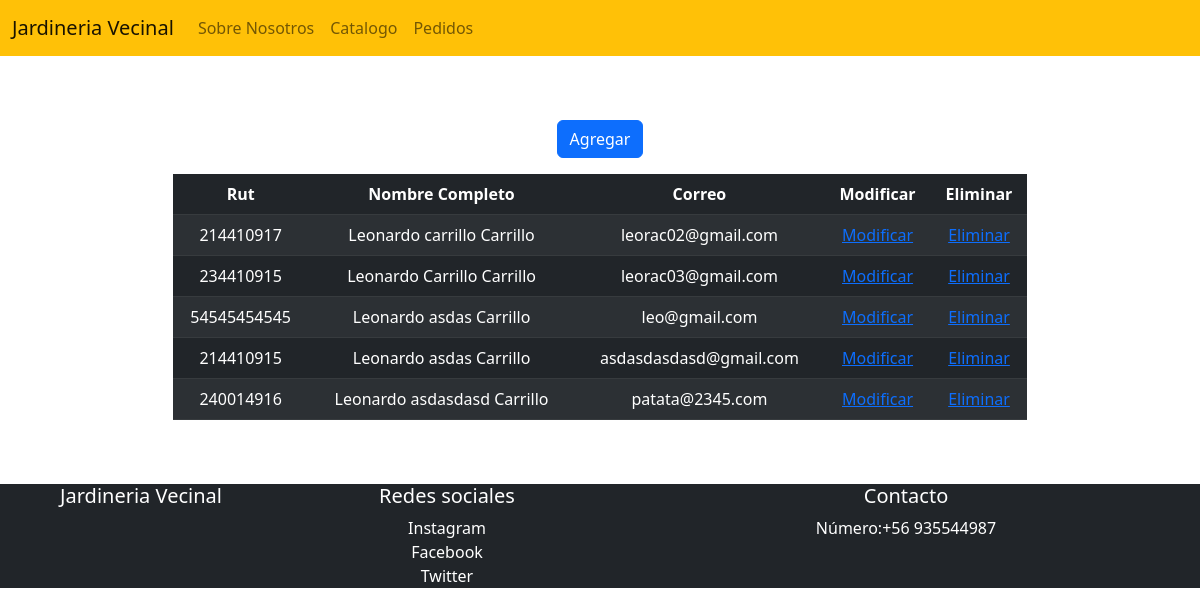
The app's page /JardinVecino/crud with its own data.
### JardinVecino/models.py (models this page shows, shortened)
class Usuario(models.Model):
    rut = models.CharField(max_length=10, primary_key=True)
    nombre = models.CharField(max_length=50, blank=False, null=False)
    appPaterno = models.CharField(max_length=30, blank=False, null=False)
    appMaterno = models.CharField(max_length=30, blank=False, null=False)
    tipoUsuario = models.ForeignKey(
        'tipoUsuario', on_delete=models.CASCADE,
        db_column='idTipo', default=1)
    correo = models.EmailField(
        unique=True, blank=False, null=False, max_length=100)
    region = models.CharField(max_length=100, blank=True)
    comuna = models.CharField(max_length=100, blank=True)
    password = models.CharField(max_length=50, blank=False, null=False, default='')

### JardinVecino/views.py (the view)
# urls.py: path("crud", views.crud, name="crud"),
def crud(request):
    usuario = Usuario.objects.all()
    context = {"usuario": usuario}
    return render(request, "lista_usuarios.html", context)

### JardinVecino/templates/lista_usuarios.html (shortened to what this page needs)
<!DOCTYPE html>
<html lang="en">
  <head>
    {% load static %}
    <link rel="stylesheet" href="{% static 'css/style.css' %}">
    <link href="https://cdn.jsdelivr.net/npm/bootstrap@5.2.3/dist/css/bootstrap.min.css" rel="stylesheet">
  </head>
  <body>
    <nav class="navbar navbar-expand-lg bg-warning ">
      <div class="container-fluid">
        <a class="navbar-brand" href="inicio.html">Jardineria Vecinal</a>
        <div class="collapse navbar-collapse" id="navbarNav">
          <ul class="navbar-nav">
            <li class="nav-item">
              <a class="nav-link" href="sobrenosotros.html">Sobre Nosotros</a>
            </li>
            <li class="nav-item">
              <a class="nav-link" href="catalogo.html">Catalogo</a>
            </li>
            <li class="nav-item">
              <a class="nav-link" href="pedidos.html">Pedidos</a>
            </li>
          </ul>
    </nav>
    <div class="container">
        <div class="row">
            <div class="col-lg-10 p-5 mt-3 mx-auto text-center table-responsive">
                <a href="{% url 'usuarionuevo' %}">
                    <button type="button" class="btn btn-primary">Agregar</button>
                </a>
                <table class="table table-dark table-striped mt-3">
                    {% if usuario %}
                    <thead>
                        <th>Rut</th>
                        <th>Nombre Completo</th>
                        <th>Correo</th>
                        <th>Modificar</th>
                        <th>Eliminar</th>
                    </thead>
                    <tbody>
                        {% for user in usuario %}
                        <tr>
                            <td>{{user.rut}}</td>
                            <td>{{user.nombre}} {{user.appPaterno}} {{user.appMaterno}}</td>
                            <td>{{user.correo}}</td>
                            <td><a href="{% url 'editar_usuario' pk=user.rut%}">Modificar</a></td>
                            <td><a href="{% url 'borrar_usuario' pk=user.rut%}">Eliminar</a></td>
                        </tr>
                        {% endfor %}
                    </tbody>
                    {% endif %}
                </table>
            </div>
        </div>
    </div>
    <footer>
        <div class="row p-0 pb-0 bg-dark text-white ">
          <div class="col-xs-12 col-md-6 col-lg-3">
            <p class="h5">Jardineria Vecinal</p>
          </div>
          <div class="col-xs-12 col-md-6 col-lg-3">
            <p class="h5 mb-2">Redes sociales</p>
            <div class="mb-0">
              <a class="text-white text-decoration-none" href="">Instagram</a>
            </div>
            <div class="mb-0">
              <a class="text-white text-decoration-none">Facebook</a>
            </div>
            <div class="mb-0">
              <a class="text-white text-decoration-none">Twitter</a>
            </div>
          </div>
          <div class="col-xs-12 col-md-6 col-lg-6">
            <p class="h5">Contacto</p>
            <p>Número:+56 935544987</p>
          </div>
        </div>
      </footer>
</body>
</html>

### JardinVecino/static/css/style.css (style rules this page uses)
html { min-height: 100%; position: relative; }
body { background-color: rgb(255, 255, 255); color: black; font-size: 20px; text-align: center; font-family: sans-serif; }
footer { background-color: #f9f9f9; text-align: center; }

### records on screen
Usuario: rut "214410917", nombre "Leonardo", appPaterno "carrillo", appMaterno "Carrillo", correo "leorac02@gmail.com"
Usuario: rut "234410915", nombre "Leonardo", appPaterno "Carrillo", appMaterno "Carrillo", correo "leorac03@gmail.com"
Usuario: rut "54545454545", nombre "Leonardo", appPaterno "asdas", appMaterno "Carrillo", correo "leo@gmail.com"
Usuario: rut "214410915", nombre "Leonardo", appPaterno "asdas", appMaterno "Carrillo", correo "asdasdasdasd@gmail.com"
Usuario: rut "240014916", nombre "Leonardo", appPaterno "asdasdasd", appMaterno "Carrillo", correo "patata@2345.com"
